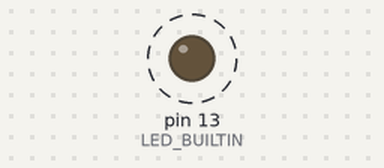
The sketch below on a simulated Arduino Uno, built with avr-gcc and run on an emulated ATmega328P. On the bench: output pins drawn as LEDs (lit = HIGH). Dashed ring = blinking. What the sketch prints to the serial monitor is not drawn.

Above: at 1.2 s.
Timing chart, 0 to 4.0 s (numbered marks = the images above):
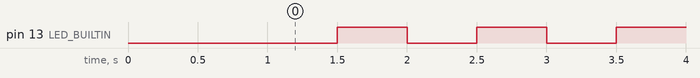

The sketch:

ESP8266_Test_Blink.ino
```cpp
// ESP8266 Test Code - Simple LED Blink + Serial Message
// Board: Generic ESP8266 Module

void setup() {
  // LED_BUILTIN = GPIO2 (blue LED on most ESP-12F)
  pinMode(LED_BUILTIN, OUTPUT);
  Serial.begin(115200);
  delay(1000);
  Serial.println("ESP8266 ALIVE!");
}

void loop() {
  digitalWrite(LED_BUILTIN, LOW);   // LED ON
  delay(500);
  digitalWrite(LED_BUILTIN, HIGH);  // LED OFF
  delay(500);
  Serial.println("ESP OK");
}
```

Measured:
- by itself, pin 13 (LED_BUILTIN): alternates HIGH for 0.50 s and LOW for 0.50 s
